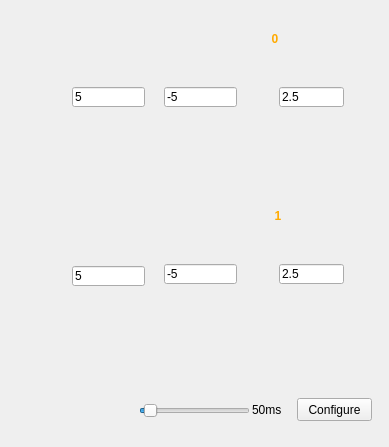
<?xml version="1.0" encoding="UTF-8"?>
<ui version="4.0">
 <class>StaticAOClass</class>
 <widget class="QDialog" name="StaticAOClass">
  <property name="geometry">
   <rect>
    <x>0</x>
    <y>0</y>
    <width>389</width>
    <height>447</height>
   </rect>
  </property>
  <property name="minimumSize">
   <size>
    <width>389</width>
    <height>447</height>
   </size>
  </property>
  <property name="maximumSize">
   <size>
    <width>389</width>
    <height>447</height>
   </size>
  </property>
  <property name="windowTitle">
   <string>Static AO</string>
  </property>
  <widget class="QFrame" name="background">
   <property name="geometry">
    <rect>
     <x>-1</x>
     <y>-3</y>
     <width>391</width>
     <height>451</height>
    </rect>
   </property>
   <property name="autoFillBackground">
    <bool>false</bool>
   </property>
   <property name="styleSheet">
    <string notr="true">QFrame#background{background-image:url(:/StaticAO/Resources/AO.png)}</string>
   </property>
   <property name="frameShape">
    <enum>QFrame::StyledPanel</enum>
   </property>
   <property name="frameShadow">
    <enum>QFrame::Raised</enum>
   </property>
   <widget class="QPushButton" name="BtnSineA">
    <property name="geometry">
     <rect>
      <x>70</x>
      <y>124</y>
      <width>51</width>
      <height>51</height>
     </rect>
    </property>
    <property name="minimumSize">
     <size>
      <width>51</width>
      <height>51</height>
     </size>
    </property>
    <property name="maximumSize">
     <size>
      <width>51</width>
      <height>51</height>
     </size>
    </property>
    <property name="styleSheet">
     <string notr="true">background:url(:/StaticAO/Resources/sine.png)</string>
    </property>
    <property name="text">
     <string/>
    </property>
    <property name="checkable">
     <bool>true</bool>
    </property>
    <property name="flat">
     <bool>true</bool>
    </property>
   </widget>
   <widget class="QPushButton" name="BtnTriangleA">
    <property name="geometry">
     <rect>
      <x>136</x>
      <y>124</y>
      <width>51</width>
      <height>51</height>
     </rect>
    </property>
    <property name="minimumSize">
     <size>
      <width>51</width>
      <height>51</height>
     </size>
    </property>
    <property name="maximumSize">
     <size>
      <width>51</width>
      <height>51</height>
     </size>
    </property>
    <property name="styleSheet">
     <string notr="true">background:url(:/StaticAO/Resources/triangle.png)</string>
    </property>
    <property name="text">
     <string/>
    </property>
    <property name="checkable">
     <bool>true</bool>
    </property>
    <property name="flat">
     <bool>true</bool>
    </property>
   </widget>
   <widget class="QPushButton" name="BtnSquareA">
    <property name="geometry">
     <rect>
      <x>203</x>
      <y>125</y>
      <width>51</width>
      <height>51</height>
     </rect>
    </property>
    <property name="minimumSize">
     <size>
      <width>51</width>
      <height>51</height>
     </size>
    </property>
    <property name="maximumSize">
     <size>
      <width>51</width>
      <height>51</height>
     </size>
    </property>
    <property name="styleSheet">
     <string notr="true">background:url(:/StaticAO/Resources/square.png)</string>
    </property>
    <property name="text">
     <string/>
    </property>
    <property name="checkable">
     <bool>true</bool>
    </property>
    <property name="flat">
     <bool>true</bool>
    </property>
   </widget>
   <widget class="QPushButton" name="BtnSineB">
    <property name="geometry">
     <rect>
      <x>70</x>
      <y>301</y>
      <width>51</width>
      <height>51</height>
     </rect>
    </property>
    <property name="minimumSize">
     <size>
      <width>51</width>
      <height>51</height>
     </size>
    </property>
    <property name="maximumSize">
     <size>
      <width>51</width>
      <height>51</height>
     </size>
    </property>
    <property name="styleSheet">
     <string notr="true">background:url(:/StaticAO/Resources/sine.png)</string>
    </property>
    <property name="text">
     <string/>
    </property>
    <property name="checkable">
     <bool>true</bool>
    </property>
    <property name="flat">
     <bool>true</bool>
    </property>
   </widget>
   <widget class="QPushButton" name="BtnTriangleB">
    <property name="geometry">
     <rect>
      <x>139</x>
      <y>302</y>
      <width>51</width>
      <height>51</height>
     </rect>
    </property>
    <property name="minimumSize">
     <size>
      <width>51</width>
      <height>51</height>
     </size>
    </property>
    <property name="maximumSize">
     <size>
      <width>51</width>
      <height>51</height>
     </size>
    </property>
    <property name="styleSheet">
     <string notr="true">background:url(:/StaticAO/Resources/triangle.png)</string>
    </property>
    <property name="text">
     <string/>
    </property>
    <property name="checkable">
     <bool>true</bool>
    </property>
    <property name="flat">
     <bool>true</bool>
    </property>
   </widget>
   <widget class="QPushButton" name="BtnSquareB">
    <property name="geometry">
     <rect>
      <x>207</x>
      <y>303</y>
      <width>51</width>
      <height>51</height>
     </rect>
    </property>
    <property name="minimumSize">
     <size>
      <width>51</width>
      <height>51</height>
     </size>
    </property>
    <property name="maximumSize">
     <size>
      <width>51</width>
      <height>51</height>
     </size>
    </property>
    <property name="styleSheet">
     <string notr="true">background:url(:/StaticAO/Resources/square.png)</string>
    </property>
    <property name="text">
     <string/>
    </property>
    <property name="checkable">
     <bool>true</bool>
    </property>
    <property name="flat">
     <bool>true</bool>
    </property>
   </widget>
   <widget class="QPushButton" name="BtnManualB">
    <property name="geometry">
     <rect>
      <x>288</x>
      <y>303</y>
      <width>51</width>
      <height>51</height>
     </rect>
    </property>
    <property name="minimumSize">
     <size>
      <width>51</width>
      <height>51</height>
     </size>
    </property>
    <property name="maximumSize">
     <size>
      <width>51</width>
      <height>51</height>
     </size>
    </property>
    <property name="styleSheet">
     <string notr="true">background:url(:/StaticAO/Resources/manual.png)</string>
    </property>
    <property name="text">
     <string/>
    </property>
    <property name="checkable">
     <bool>false</bool>
    </property>
    <property name="flat">
     <bool>true</bool>
    </property>
   </widget>
   <widget class="QPushButton" name="BtnManualA">
    <property name="geometry">
     <rect>
      <x>290</x>
      <y>125</y>
      <width>51</width>
      <height>51</height>
     </rect>
    </property>
    <property name="minimumSize">
     <size>
      <width>51</width>
      <height>51</height>
     </size>
    </property>
    <property name="maximumSize">
     <size>
      <width>51</width>
      <height>51</height>
     </size>
    </property>
    <property name="styleSheet">
     <string notr="true">background:url(:/StaticAO/Resources/manual.png)</string>
    </property>
    <property name="text">
     <string/>
    </property>
    <property name="checkable">
     <bool>false</bool>
    </property>
    <property name="flat">
     <bool>true</bool>
    </property>
   </widget>
   <widget class="QLineEdit" name="txtboxHiLevelA">
    <property name="geometry">
     <rect>
      <x>73</x>
      <y>90</y>
      <width>73</width>
      <height>20</height>
     </rect>
    </property>
    <property name="minimumSize">
     <size>
      <width>73</width>
      <height>20</height>
     </size>
    </property>
    <property name="maximumSize">
     <size>
      <width>73</width>
      <height>20</height>
     </size>
    </property>
    <property name="text">
     <string>5</string>
    </property>
   </widget>
   <widget class="QLineEdit" name="txtboxLoLevelA">
    <property name="geometry">
     <rect>
      <x>165</x>
      <y>90</y>
      <width>73</width>
      <height>20</height>
     </rect>
    </property>
    <property name="minimumSize">
     <size>
      <width>73</width>
      <height>20</height>
     </size>
    </property>
    <property name="maximumSize">
     <size>
      <width>73</width>
      <height>20</height>
     </size>
    </property>
    <property name="text">
     <string>-5</string>
    </property>
   </widget>
   <widget class="QLineEdit" name="txtboxValueA">
    <property name="geometry">
     <rect>
      <x>280</x>
      <y>90</y>
      <width>65</width>
      <height>20</height>
     </rect>
    </property>
    <property name="minimumSize">
     <size>
      <width>65</width>
      <height>20</height>
     </size>
    </property>
    <property name="maximumSize">
     <size>
      <width>65</width>
      <height>20</height>
     </size>
    </property>
    <property name="text">
     <string>2.5</string>
    </property>
   </widget>
   <widget class="QLineEdit" name="txtboxHiLevelB">
    <property name="geometry">
     <rect>
      <x>73</x>
      <y>269</y>
      <width>73</width>
      <height>20</height>
     </rect>
    </property>
    <property name="minimumSize">
     <size>
      <width>73</width>
      <height>20</height>
     </size>
    </property>
    <property name="maximumSize">
     <size>
      <width>73</width>
      <height>20</height>
     </size>
    </property>
    <property name="text">
     <string>5</string>
    </property>
   </widget>
   <widget class="QLineEdit" name="txtboxLoLevelB">
    <property name="geometry">
     <rect>
      <x>165</x>
      <y>267</y>
      <width>73</width>
      <height>20</height>
     </rect>
    </property>
    <property name="minimumSize">
     <size>
      <width>73</width>
      <height>20</height>
     </size>
    </property>
    <property name="maximumSize">
     <size>
      <width>73</width>
      <height>20</height>
     </size>
    </property>
    <property name="text">
     <string>-5</string>
    </property>
   </widget>
   <widget class="QLineEdit" name="txtboxValueB">
    <property name="geometry">
     <rect>
      <x>280</x>
      <y>267</y>
      <width>65</width>
      <height>20</height>
     </rect>
    </property>
    <property name="minimumSize">
     <size>
      <width>65</width>
      <height>20</height>
     </size>
    </property>
    <property name="maximumSize">
     <size>
      <width>65</width>
      <height>20</height>
     </size>
    </property>
    <property name="text">
     <string>2.5</string>
    </property>
   </widget>
   <widget class="QLabel" name="chLabelA">
    <property name="geometry">
     <rect>
      <x>268</x>
      <y>34</y>
      <width>16</width>
      <height>16</height>
     </rect>
    </property>
    <property name="minimumSize">
     <size>
      <width>16</width>
      <height>16</height>
     </size>
    </property>
    <property name="maximumSize">
     <size>
      <width>16</width>
      <height>16</height>
     </size>
    </property>
    <property name="font">
     <font>
      <pointsize>9</pointsize>
      <weight>75</weight>
      <bold>true</bold>
     </font>
    </property>
    <property name="styleSheet">
     <string notr="true">color:rgb(255, 170, 0)</string>
    </property>
    <property name="text">
     <string>0</string>
    </property>
    <property name="textFormat">
     <enum>Qt::RichText</enum>
    </property>
    <property name="alignment">
     <set>Qt::AlignCenter</set>
    </property>
   </widget>
   <widget class="QLabel" name="chLabelB">
    <property name="geometry">
     <rect>
      <x>271</x>
      <y>211</y>
      <width>16</width>
      <height>16</height>
     </rect>
    </property>
    <property name="minimumSize">
     <size>
      <width>16</width>
      <height>16</height>
     </size>
    </property>
    <property name="maximumSize">
     <size>
      <width>16</width>
      <height>16</height>
     </size>
    </property>
    <property name="font">
     <font>
      <family>MS Shell Dlg 2</family>
      <pointsize>9</pointsize>
      <weight>75</weight>
      <bold>true</bold>
     </font>
    </property>
    <property name="styleSheet">
     <string notr="true">color:rgb(255, 170, 0)</string>
    </property>
    <property name="text">
     <string>1</string>
    </property>
    <property name="textFormat">
     <enum>Qt::RichText</enum>
    </property>
    <property name="alignment">
     <set>Qt::AlignCenter</set>
    </property>
   </widget>
   <widget class="QSlider" name="timerTrackBar">
    <property name="geometry">
     <rect>
      <x>140</x>
      <y>403</y>
      <width>111</width>
      <height>21</height>
     </rect>
    </property>
    <property name="minimum">
     <number>10</number>
    </property>
    <property name="maximum">
     <number>1000</number>
    </property>
    <property name="value">
     <number>50</number>
    </property>
    <property name="orientation">
     <enum>Qt::Horizontal</enum>
    </property>
   </widget>
   <widget class="QLabel" name="timerFreqLabel">
    <property name="geometry">
     <rect>
      <x>253</x>
      <y>405</y>
      <width>41</width>
      <height>16</height>
     </rect>
    </property>
    <property name="minimumSize">
     <size>
      <width>41</width>
      <height>16</height>
     </size>
    </property>
    <property name="maximumSize">
     <size>
      <width>41</width>
      <height>16</height>
     </size>
    </property>
    <property name="text">
     <string>50ms</string>
    </property>
   </widget>
   <widget class="QPushButton" name="btnConfigure">
    <property name="geometry">
     <rect>
      <x>298</x>
      <y>401</y>
      <width>75</width>
      <height>23</height>
     </rect>
    </property>
    <property name="minimumSize">
     <size>
      <width>75</width>
      <height>23</height>
     </size>
    </property>
    <property name="maximumSize">
     <size>
      <width>75</width>
      <height>23</height>
     </size>
    </property>
    <property name="text">
     <string>Configure</string>
    </property>
   </widget>
  </widget>
 </widget>
 <layoutdefault spacing="6" margin="11"/>
 <resources/>
 <connections/>
</ui>
